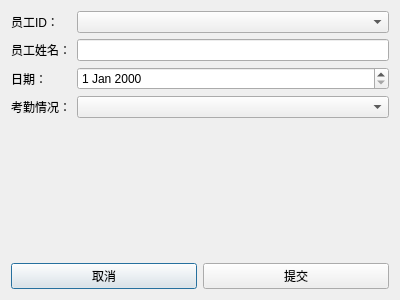
<?xml version="1.0" encoding="UTF-8"?>
<ui version="4.0">
 <class>AttendanceDialog</class>
 <widget class="QDialog" name="AttendanceDialog">
  <property name="geometry">
   <rect>
    <x>0</x>
    <y>0</y>
    <width>400</width>
    <height>300</height>
   </rect>
  </property>
  <property name="windowTitle">
   <string>Dialog</string>
  </property>
  <layout class="QVBoxLayout" name="verticalLayout" stretch="3,1">
   <item>
    <layout class="QFormLayout" name="formLayout">
     <item row="0" column="0">
      <widget class="QLabel" name="labelClerkID">
       <property name="text">
        <string>员工ID：</string>
       </property>
      </widget>
     </item>
     <item row="0" column="1">
      <widget class="QComboBox" name="comboBoxClerkId"/>
     </item>
     <item row="1" column="0">
      <widget class="QLabel" name="labelClerkName">
       <property name="text">
        <string>员工姓名：</string>
       </property>
      </widget>
     </item>
     <item row="1" column="1">
      <widget class="QLineEdit" name="lineEditClerkName"/>
     </item>
     <item row="2" column="0">
      <widget class="QLabel" name="labelDate">
       <property name="text">
        <string>日期：</string>
       </property>
      </widget>
     </item>
     <item row="2" column="1">
      <widget class="QDateEdit" name="dateEdit"/>
     </item>
     <item row="3" column="0">
      <widget class="QLabel" name="labelAttendance">
       <property name="text">
        <string>考勤情况：</string>
       </property>
      </widget>
     </item>
     <item row="3" column="1">
      <widget class="QComboBox" name="comboBoxAttence"/>
     </item>
    </layout>
   </item>
   <item>
    <layout class="QHBoxLayout" name="horizontalLayout">
     <item>
      <widget class="QPushButton" name="BtnCancelAtten">
       <property name="text">
        <string>取消</string>
       </property>
      </widget>
     </item>
     <item>
      <widget class="QPushButton" name="BtnCommitAttendance">
       <property name="text">
        <string>提交</string>
       </property>
      </widget>
     </item>
    </layout>
   </item>
  </layout>
 </widget>
 <resources/>
 <connections/>
</ui>
